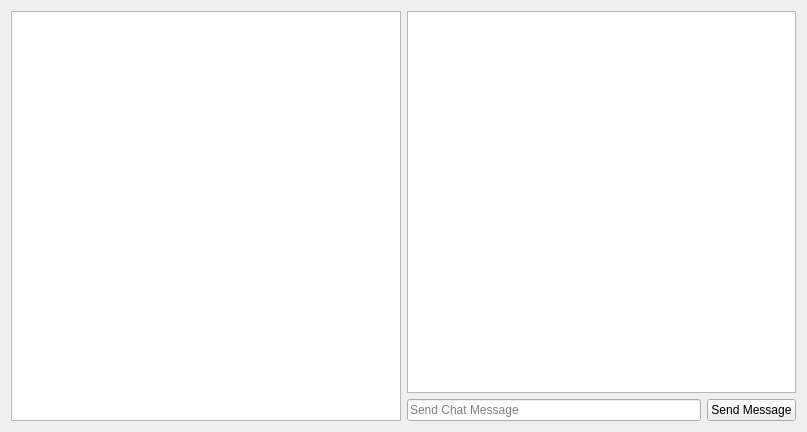
<?xml version="1.0" encoding="UTF-8"?>
<ui version="4.0">
 <class>ChatRoom</class>
 <widget class="QWidget" name="ChatRoom">
  <property name="geometry">
   <rect>
    <x>0</x>
    <y>0</y>
    <width>807</width>
    <height>432</height>
   </rect>
  </property>
  <property name="windowTitle">
   <string>Room Window</string>
  </property>
  <layout class="QHBoxLayout" name="horizontalLayout">
   <item>
    <widget class="QTreeView" name="player_view"/>
   </item>
   <item>
    <layout class="QVBoxLayout" name="verticalLayout_4">
     <item>
      <widget class="QTextEdit" name="chat_history">
       <property name="undoRedoEnabled">
        <bool>false</bool>
       </property>
       <property name="readOnly">
        <bool>true</bool>
       </property>
       <property name="textInteractionFlags">
        <set>Qt::TextSelectableByKeyboard|Qt::TextSelectableByMouse</set>
       </property>
      </widget>
     </item>
     <item>
      <layout class="QHBoxLayout" name="horizontalLayout_3">
       <item>
        <widget class="QLineEdit" name="chat_message">
         <property name="placeholderText">
          <string>Send Chat Message</string>
         </property>
        </widget>
       </item>
       <item>
        <widget class="QPushButton" name="send_message">
         <property name="text">
          <string>Send Message</string>
         </property>
        </widget>
       </item>
      </layout>
     </item>
    </layout>
   </item>
  </layout>
 </widget>
 <resources/>
 <connections/>
</ui>
